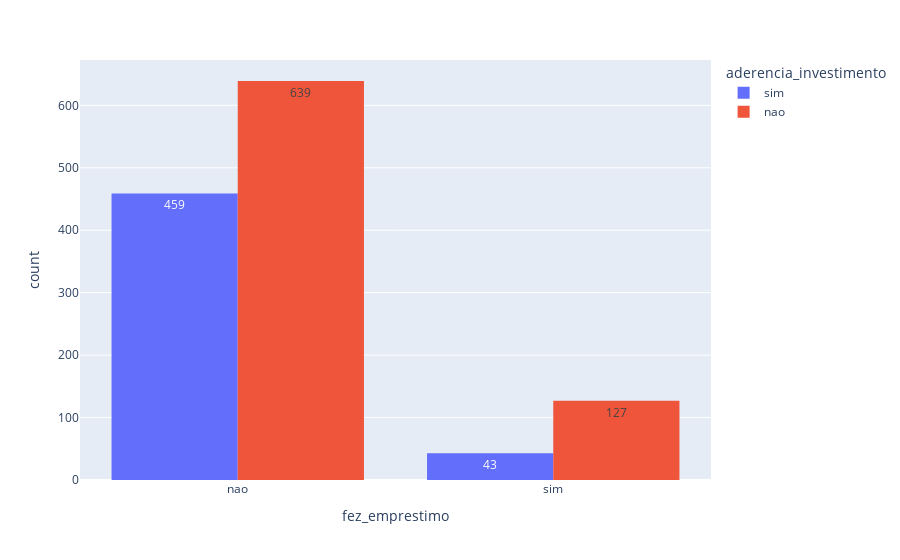

This figure's notebook cell:
### Code cell
px.histogram(
    dados,
    x="fez_emprestimo",
    text_auto=True,
    color="aderencia_investimento",
    barmode="group",
)

### Figure 1 — Plotly figure (JSON) as saved in the notebook; plotly's stock layout.template omitted (floating-point values rounded to 4 significant figures; data arrays with more than 128 entries replaced by an {"elided": "..."} marker saying what was removed)
{"data": [{"alignmentgroup": "True", "bingroup": "x", "hovertemplate": "aderencia_investimento=sim<br>fez_emprestimo=%{x}<br>count=%{y}<extra></extra>", "legendgroup": "sim", "marker": {"color": "#636efa", "pattern": {"shape": ""}}, "name": "sim", "offsetgroup": "sim", "orientation": "v", "showlegend": true, "texttemplate": "%{value}", "type": "histogram", "x": {"elided": "502 str values"}, "xaxis": "x", "yaxis": "y"}, {"alignmentgroup": "True", "bingroup": "x", "hovertemplate": "aderencia_investimento=nao<br>fez_emprestimo=%{x}<br>count=%{y}<extra></extra>", "legendgroup": "nao", "marker": {"color": "#EF553B", "pattern": {"shape": ""}}, "name": "nao", "offsetgroup": "nao", "orientation": "v", "showlegend": true, "texttemplate": "%{value}", "type": "histogram", "x": {"elided": "766 str values"}, "xaxis": "x", "yaxis": "y"}], "layout": {"barmode": "group", "legend": {"title": {"text": "aderencia_investimento"}, "tracegroupgap": 0}, "margin": {"t": 60}, "xaxis": {"anchor": "y", "domain": [0, 1], "title": {"text": "fez_emprestimo"}}, "yaxis": {"anchor": "x", "domain": [0, 1], "title": {"text": "count"}}}}
